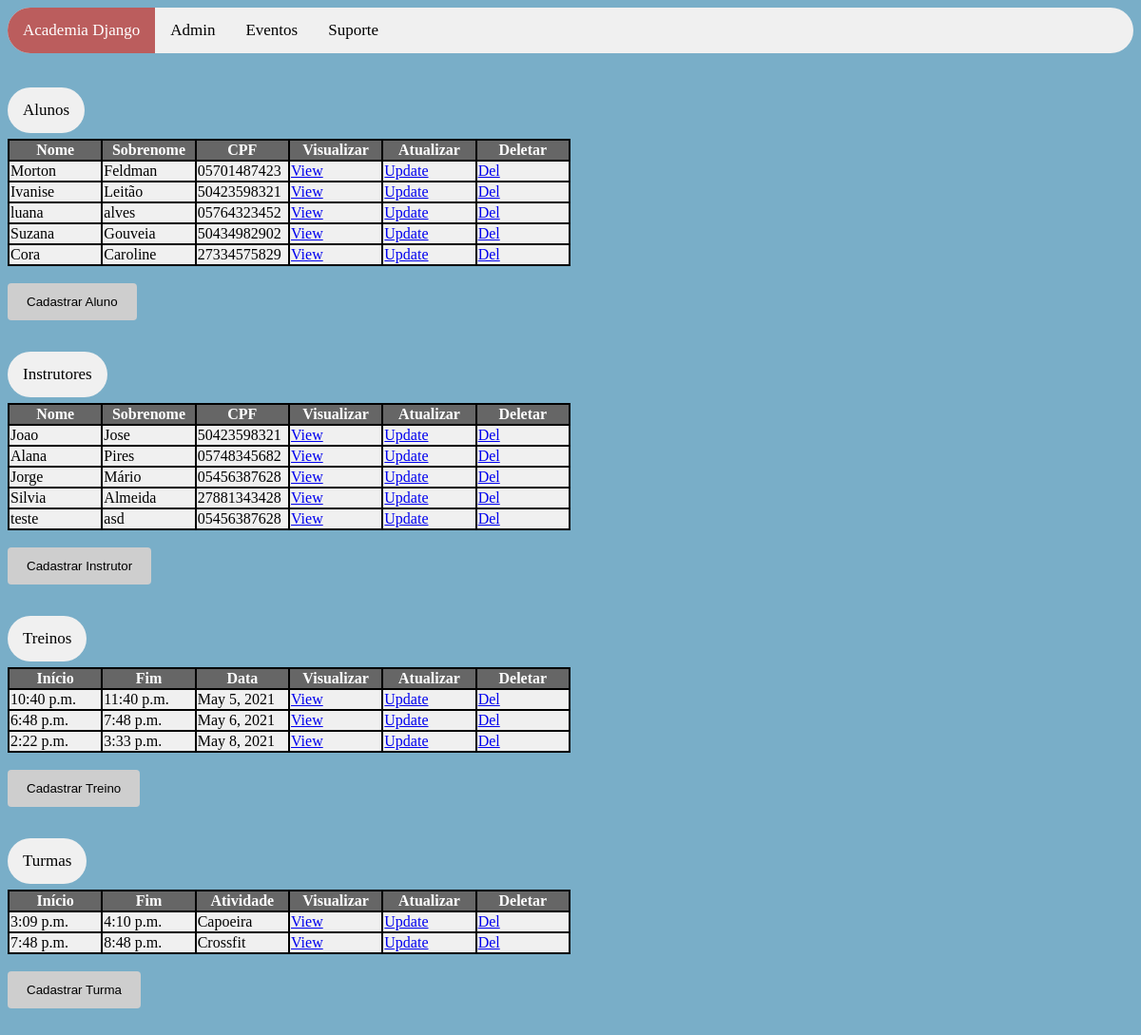
/sistema/inicio, run on the app's committed database.
### sistema/models.py (models this page shows)
class Aluno(models.Model):
    nome = models.CharField(
        max_length = 200,
        null = False,
        blank = False
    )
    sobrenome = models.CharField(
        max_length = 200,
        null = False,
        blank = False
    )
    data_nascimento = models.DateField(
        null = True,
        blank = True
    )
    telefone = models.CharField(
        max_length = 14,
        null = False,
        blank = False
    )
    cpf = models.CharField(
        max_length = 14,
        null = False,
        blank = False
    )
    endereco = models.CharField(
        max_length = 200,
        null = False,
        blank = False
    )
    bairro = models.CharField(
        max_length = 100,
        null = False,
        blank = False,
        default=None
    )
    cep = models.CharField(
        max_length = 9,
        null = False,
        blank = False
    )
    cidade = models.CharField(
        max_length = 100,
        null = False,
        blank = False
    )
    estado = models.CharField(
        max_length = 2,
        null = False,
        blank = False
    )
    peso = models.CharField(
        max_length = 3,
        null = False,
        blank = False
    )
    altura = models.CharField(
        max_length = 4,
        null = False,
        blank = False
    )
    data_matricula = models.DateField(
        null = True,
        blank = True
    )
    genero_choices = (
        ("F", "Feminino"),
        ("M", "Masculino"),
        ("O", "Outro")
    )
    genero = models.CharField(
        max_length = 1,
        choices = genero_choices,
        null = True,
        blank = True
    )
    objects = models.Manager()

class Instrutor(models.Model):
    titulacao = models.CharField(
        max_length = 100,
        null = False,
        blank = False
    )
    nome = models.CharField(
        max_length = 200,
        null = False,
        blank = False
    )
    sobrenome = models.CharField(
        max_length = 200,
        null = False,
        blank = False
    )
    telefone = models.CharField(
        max_length = 14,
        null = False,
        blank = False
    )
    cpf = models.CharField(
        max_length = 14,
        null = False,
        blank = False
    )
    genero_choices = (
        ("F", "Feminino"),
        ("M", "Masculino"),
        ("O", "Outro")
    )
    genero = models.CharField(
        max_length = 1,
        choices = genero_choices,
        null = True,
        blank = True
    )
    objects = models.Manager()

class Treino(models.Model):
    hora_inicio_treino = models.TimeField(
        auto_now = False,
        auto_now_add = False,
        null = True
    )
    hora_fim_treino = models.TimeField(
        auto_now = False,
        auto_now_add = False,
        null = True
    )
    data_treino = models.DateField(
        null = True,
        blank = True
    )
    rotina = models.CharField(
        max_length = 500,
        null = False,
        blank = False
    )
    cod_instrutor = models.OneToOneField(
        'Instrutor',
        on_delete = models.CASCADE,
        related_name = '+',
        null = True,
        blank = True
    )
    cod_aluno = models.OneToOneField(
        'Aluno',
        on_delete = models.CASCADE,
        related_name = '+',
        null = True,
        blank = True
    )
    objects = models.Manager()

class Turma(models.Model):
    atividade = models.CharField(
        max_length = 300,
        null = False,
        blank = False
    )
    hora_inicio_turma = models.TimeField(
        auto_now = False,
        auto_now_add = False,
        null = True
    )
    hora_fim_turma = models.TimeField(
        auto_now = False,
        auto_now_add = False,
        null = True
    )
    data_turma = models.DateField(
        null = True,
        blank = True
    )
    instrutor = models.OneToOneField(
        'Instrutor',
        on_delete = models.CASCADE,
        related_name = '+'
    )
    alunos = models.ManyToManyField(
        'Aluno'
    )
    objects = models.Manager()

### sistema/views.py (the view)
# urls.py: path('inicio', views.inicio, name='inicio'),
def inicio(request):
    alunos = Aluno.objects.all()
    instrutor = Instrutor.objects.all()
    treinos = Treino.objects.all()
    turmas = Turma.objects.all()
    contexto = {
        'alunos': alunos,
        'instrutor': instrutor,
        'treinos': treinos,
        'turmas': turmas
    }
    return render(request, 'inicio.html', contexto)

### sistema/templates/inicio.html (shortened to what this page needs)
{% load static %}
 <!DOCTYPE html>
<html>
<head>
<link rel="stylesheet" href=" {% static 'css/style.css' %} "/>
</head>
<body>
<div class="topnav">
    <a class="active" href="http://{{request.get_host}}/sistema/inicio">Academia Django</a>
    <a href="http://{{request.get_host}}/admin" target="_blank">Admin</a>
    <a href="#emconstrucao">Eventos</a>
    <a href="mailto:suporte@academiadjango.com">Suporte</a>
</div>
<br/><br/>
    <a style="background-color: #f0f0f0; border-radius: 25px; padding: 14px 16px; text-align: center; float: left; font-size: 17px;"> Alunos </a>
<br/><br/><br/>
<table>
<thread>
    <tr>
        <th>Nome</th>
        <th>Sobrenome</th>
        <th>CPF</th>
        <th>Visualizar</th>
        <th>Atualizar</th>
        <th>Deletar</th>
    </tr>
</thread>
    {% for alunos in alunos  %}
    <tr>
        <td>{{ alunos.nome }}</td>
        <td>{{ alunos.sobrenome }}</td>
        <td>{{ alunos.cpf }}</td>
        <td><a href="visualizar_aluno/{{alunos.id}}">View</td>
        <td> <a href="atualizar_dados_aluno/{{alunos.id}}">Update</td>
        <td><a href="deletar_aluno/{{alunos.id}}">Del</td>
    </tr>
    {% endfor %}
</table>
    <br/>
    <form action="http://{{request.get_host}}/sistema/form_cadastro_aluno">
    <input type="submit" value="Cadastrar Aluno">
    </form>
<br/><br/><br/><br/>
    <a style="background-color: #f0f0f0; border-radius: 25px; padding: 14px 16px; text-align: center; float: left; font-size: 17px;"> Instrutores </a>
<br/><br/><br/>
<table>
<thread>
    <tr>
        <th style="width: 50%">Nome</th>
        <th>Sobrenome</th>
        <th>CPF</th>
        <th>Visualizar</th>
        <th>Atualizar</th>
        <th>Deletar</th>
    </tr>
</thread>
    {% for instrutor in instrutor  %}
    <tr>
        <td>{{ instrutor.nome }}</td>
        <td>{{ instrutor.sobrenome }}</td>
        <td>{{ instrutor.cpf }}</td>
        <td><a href="visualizar_instrutor/{{instrutor.id}}">View</td>
        <td> <a href="atualizar_dados_instrutor/{{instrutor.id}}">Update</td>
        <td><a href="deletar_instrutor/{{instrutor.id}}">Del</td>
    </tr>
    {% endfor %}
</table>
    <br/>
    <form action="http://{{request.get_host}}/sistema/form_cadastro_instrutor">
    <input type="submit" value="Cadastrar Instrutor">
    </form>
    <br/><br/><br/><br/>
    <a style="background-color: #f0f0f0; border-radius: 25px; padding: 14px 16px; text-align: center; float: left; font-size: 17px;"> Treinos </a>
<br/><br/><br/>
<table>
<thread>
    <tr>
        <th style="width: 50%">Início</th>
        <th>Fim</th>
        <th>Data</th>
        <th>Visualizar</th>
        <th>Atualizar</th>
        <th>Deletar</th>
    </tr>
</thread>
    {% for treinos in treinos  %}
    <tr>
        <td>{{ treinos.hora_inicio_treino }}</td>
        <td>{{ treinos.hora_fim_treino }}</td>
        <td>{{ treinos.data_treino }}</td>
        <td><a href="visualizar_treino/{{treinos.id}}">View</td>
        <td> <a href="atualizar_dados_treino/{{treinos.id}}">Update</td>
        <td><a href="deletar_treino/{{treinos.id}}">Del</td>
    </tr>
    {% endfor %}
</table>
    <br/>
    <form action="http://{{request.get_host}}/sistema/form_cadastro_treino">
    <input type="submit" value="Cadastrar Treino">
    </form>
    <br/><br/><br/><br/>
    <a style="background-color: #f0f0f0;  border-radius: 25px; padding: 14px 16px; text-align: center; float: left; font-size: 17px;"> Turmas </a>
<br/><br/><br/>
<table>
<thread>
    <tr>
        <th style="width: 50%">Início</th>
        <th>Fim</th>
        <th>Atividade</th>
        <th>Visualizar</th>
        <th>Atualizar</th>
        <th>Deletar</th>
    </tr>
</thread>
    {% for turmas in turmas  %}
    <tr>
        <td>{{ turmas.hora_inicio_turma }}</td>
        <td>{{ turmas.hora_fim_turma }}</td>
        <td>{{ turmas.atividade }}</td>
        <td><a href="visualizar_turma/{{turmas.id}}">View</td>
        <td> <a href="atualizar_dados_turma/{{turmas.id}}">Update</td>
        <td><a href="deletar_turma/{{turmas.id}}">Del</td>
    </tr>
    {% endfor %}
</table>
     <br/>
    <form action="http://{{request.get_host}}/sistema/form_cadastro_turma">
    <input type="submit" value="Cadastrar Turma">
    </form>
    <br/><br/>    <br/><br/>
</body>
</html>

### sistema/static/css/style.css (style rules this page uses)
body { background: #79aec8 }
.topnav { overflow: hidden; background-color: #f0f0f0; border-radius: 25px; }
.topnav a { float: left; color: #000; text-align: center; padding: 14px 16px; text-decoration: none; font-size: 17px; }
.topnav a.active { background-color: #bb5d5d; color: white; }
input[type=submit] { background-color: #cecece; color: black; padding: 12px 20px; border: none; border-radius: 4px; cursor: pointer; float: left; }
table { border: 0px solid #606060; background-color: #000; width: 50%; table-layout: fixed; }
th { width: 50%;border: 0px solid #606060; color: white; background-color: #666666;text-align: center; border-collapse: collapse; }
td { background-color: #f0f0f0; color: #000; }

### data on the page
Aluno: nome "Morton", sobrenome "Feldman", cpf "05701487423"
Aluno: nome "Ivanise", sobrenome "Leitão", cpf "50423598321"
Aluno: nome "luana", sobrenome "alves", cpf "05764323452"
Aluno: nome "Suzana", sobrenome "Gouveia", cpf "50434982902"
Aluno: nome "Cora", sobrenome "Caroline", cpf "27334575829"
Instrutor: nome "Joao", sobrenome "Jose", cpf "50423598321"
Instrutor: nome "Alana", sobrenome "Pires", cpf "05748345682"
Instrutor: nome "Jorge", sobrenome "Mário", cpf "05456387628"
Instrutor: nome "Silvia", sobrenome "Almeida", cpf "27881343428"
Instrutor: nome "teste", sobrenome "asd", cpf "05456387628"
Treino: hora_inicio_treino "10:40 p.m.", hora_fim_treino "11:40 p.m.", data_treino "May 5, 2021"
Treino: hora_inicio_treino "6:48 p.m.", hora_fim_treino "7:48 p.m.", data_treino "May 6, 2021"
Treino: hora_inicio_treino "2:22 p.m.", hora_fim_treino "3:33 p.m.", data_treino "May 8, 2021"
Turma: hora_inicio_turma "3:09 p.m.", hora_fim_turma "4:10 p.m.", atividade "Capoeira"
Turma: hora_inicio_turma "7:48 p.m.", hora_fim_turma "8:48 p.m.", atividade "Crossfit"
